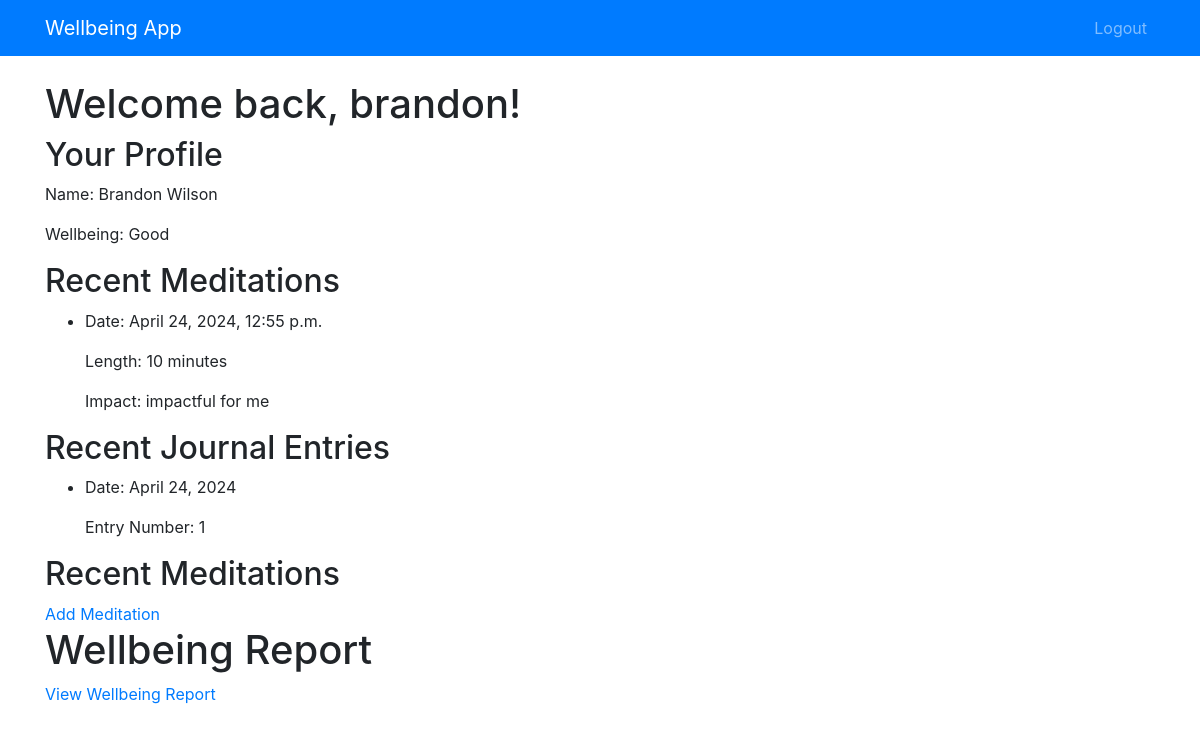
The app's page /dashboard/ (signed in), older data.
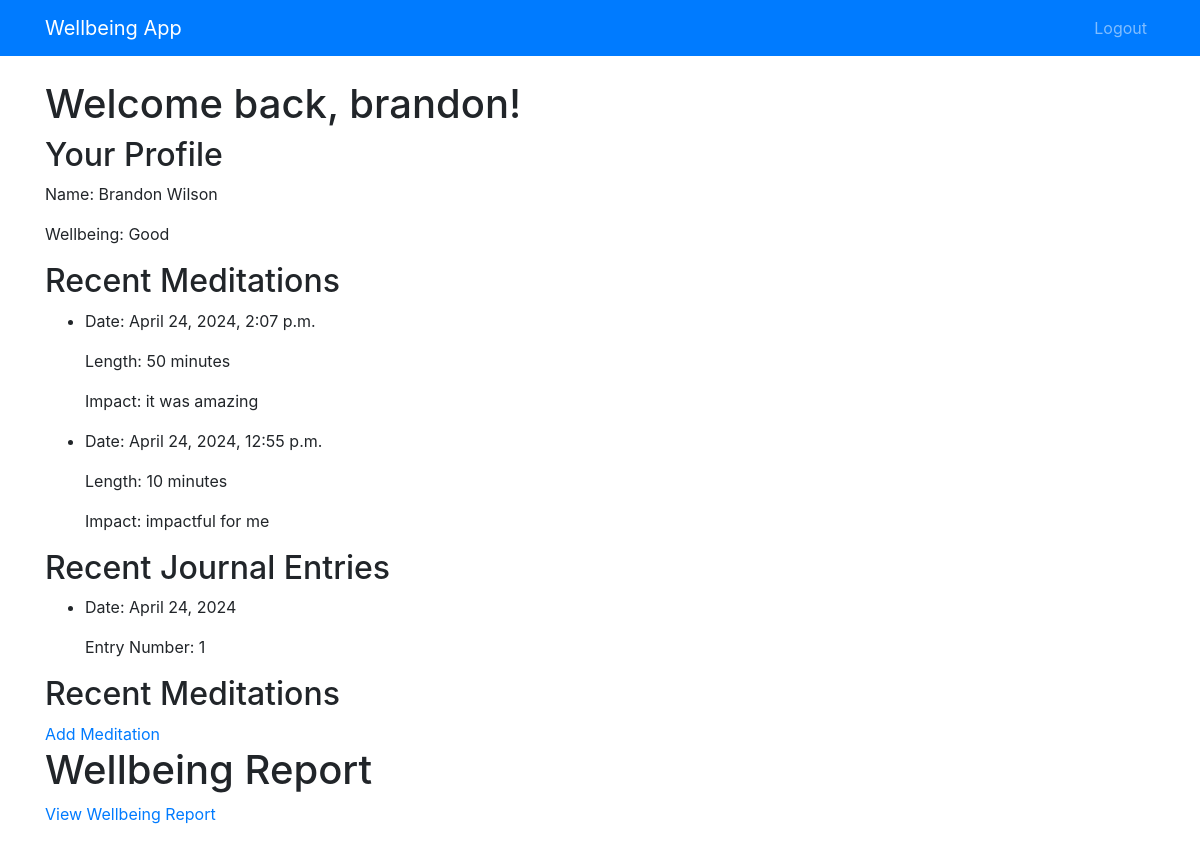
The same page, newer data.
### blog/models.py (models this page shows)
class Meditation(models.Model):
    author = models.ForeignKey(User, on_delete=models.CASCADE, null=True)
    person = models.ForeignKey(Person, on_delete=models.CASCADE, related_name='meditations')
    length = models.PositiveIntegerField(help_text="Duration in minutes")
    impact = models.CharField(max_length=255, blank=True, help_text="Descriptive impact on wellbeing")
    created_date = models.DateTimeField(auto_now_add=True)
    published_date = models.DateTimeField(null=True, blank=True)

class Journaling(models.Model):
    author = models.ForeignKey(User, on_delete=models.CASCADE, null=True)
    person = models.ForeignKey(Person, on_delete=models.CASCADE, related_name='journal_entries')
    entry_number = models.PositiveIntegerField()
    date = models.DateField(default=now)
    created_date = models.DateTimeField(auto_now_add=True)
    published_date = models.DateTimeField(null=True, blank=True)

### blog/views.py (the view)
# urls.py: path('dashboard/', views.dashboard, name='dashboard'),
@login_required
def dashboard(request):
    try:
        person = request.user.person
        meditations = Meditation.objects.filter(person=person).order_by('-created_date')[:5]
        journal_entries = Journaling.objects.filter(person=person).order_by('-date')[:5]
    except Person.DoesNotExist:
        person = None
        meditations = []
        journal_entries = []
    context = {
        'person': person,
        'meditations': meditations,
        'journal_entries': journal_entries,
        'greeting': f"Welcome back, {request.user.get_username()}!"
    }
    return render(request, 'blog/dashboard.html', context)

### blog/templates/blog/dashboard.html
{% extends 'base.html' %}
{% block content %}
    <header>
        <h1>{{ greeting }}</h1>
    </header>
    <main>
        {% if person %}
            <section>
                <h2>Your Profile</h2>
                <p>Name: {{ person.name }}</p>
                <p>Wellbeing: {{ person.get_wellbeing_display }}</p>
            </section>
            <section>
                <h2>Recent Meditations</h2>
                <ul>
                    {% for meditation in meditations %}
                        <li>
                            <p>Date: {{ meditation.created_date }}</p>
                            <p>Length: {{ meditation.length }} minutes</p>
                            <p>Impact: {{ meditation.impact }}</p>
                        </li>
                    {% empty %}
                        <li>No recent meditations found.</li>
                    {% endfor %}
                </ul>
            </section>
            <section>
                <h2>Recent Journal Entries</h2>
                <ul>
                    {% for entry in journal_entries %}
                        <li>
                            <p>Date: {{ entry.date }}</p>
                            <p>Entry Number: {{ entry.entry_number }}</p>
                        </li>
                    {% empty %}
                        <li>No recent journal entries found.</li>
                    {% endfor %}
                </ul>
            </section>
            <section>
                <h2>Recent Meditations</h2>
                <a href="{% url 'add_meditation' %}">Add Meditation</a>
            </section>
            <section>
                <h1>Wellbeing Report</h1>
                <a href="{% url 'wellbeing_report' %}">View Wellbeing Report</a>
            </section>
        {% else %}
            <p>You don't have a profile yet. Please create one.</p>
        {% endif %}
    </main>
{% endblock %}

Row changes from the older to the newer data that the page shows:
added Meditation: created_date "April 24, 2024, 2:07 p.m.", length "50", impact "it was amazing"
